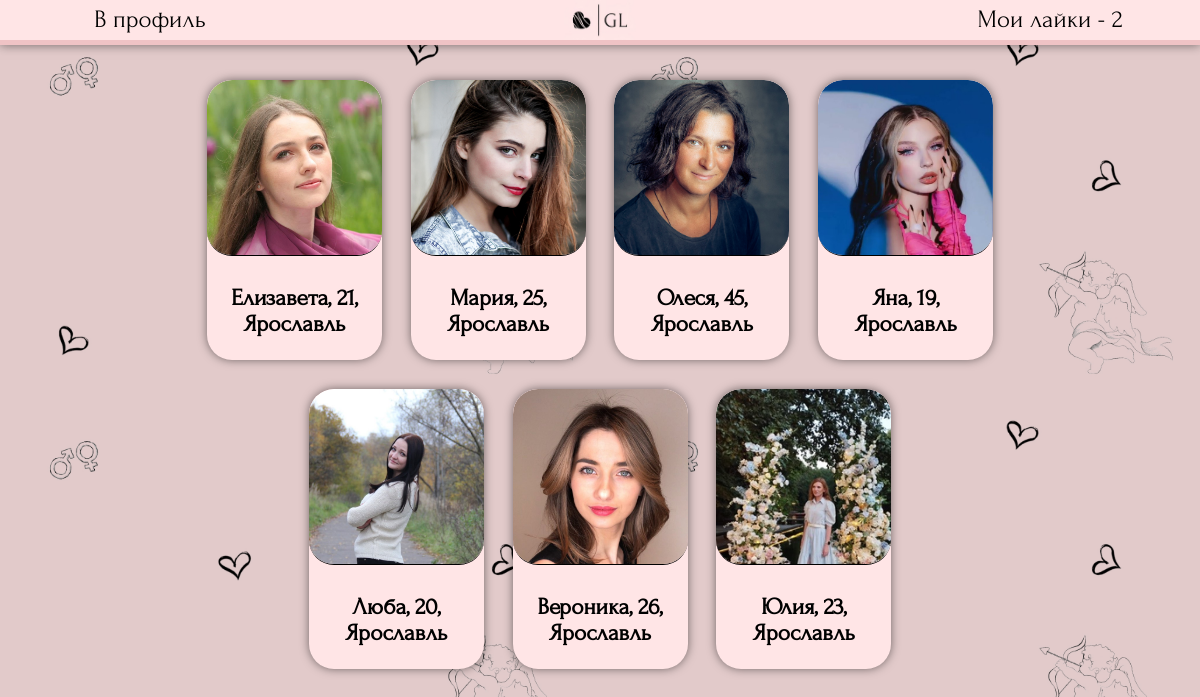
The page /searching/ (signed in) on the database its author committed.
### searching/models.py (models this page shows, shortened)
class Profile(models.Model):
    genders = (
        ('Парень', 'Парень'),
        ('Девушка', 'Девушка')
    )
    point_of_searching_list = (
        ('Отношения', 'Отношения'),
        ('Свидания', 'Свидания'),
        ('Дружба', 'Дружба'),
        ('Общение', 'Общение'),
    )
    name = models.CharField ('Имя', max_length=50)
    avatar = models.ImageField ('Фото', upload_to='photos/users', default='photos/default_avatar.jpg')
    age = models.IntegerField("Возраст")
    gender = models.CharField ("Пол", choices=genders, max_length=30, default=genders[0])
    point_of_searching = models.CharField ("Цель знакомства", choices=point_of_searching_list, max_length=30, default=point_of_searching_list[0])
    city = models.CharField ('Город', max_length=100, default="Не указано")
    description = models.TextField ('О себе', max_length=300)
    social = models.CharField ('Ссылка на соцсеть', max_length=50, default='@name')
    user = models.OneToOneField(User, verbose_name='Автор анкеты', on_delete=models.CASCADE)
    age_search_min = models.IntegerField("Возраст поиска (от)", default=18)
    age_search_max = models.IntegerField("Возраст поиска (до)", default=100)
    class Meta:
        verbose_name = "Анкета"
        verbose_name_plural = "Анкеты"

### searching/views.py (the view)
# urls.py: path('', views.ProfileViewAllFiltered.as_view(), name='profiles'), #все профили с фильтром
class ProfileViewAllFiltered(View):
    def get(self, request):
        profiles = Profile.objects.all()
        reactions = Reactions.objects.all()
        pairs = NewPair.objects.all()
        profiles_i_liked = []
        for reaction in reactions:
            if reaction.like_sender == request.user:
                profiles_i_liked.append (reaction.like_receiver_profile)
        profiles_we_paired = []
        for pair in pairs:
            if pair.user1 == request.user:
                profiles_we_paired.append (pair.profile2)
            elif pair.user2 == request.user:
                profiles_we_paired.append (pair.profile1)
        unchecked_counter = countUnchecked(request)
        filterinfo = makefilters(request)
        if filterinfo == {}:
            return redirect ('myprofile')
        profiles_filtered = []
        for profile in profiles:
            searching_gender = 'Девушка'
            searching_city = filterinfo['city']
            user_profile = Profile.objects.get(pk=filterinfo['profileid'])
            if filterinfo['gender'] == 'Девушка':
                searching_gender = 'Парень'
            if (profile.gender == searching_gender and
                profile.city == searching_city and
                user_profile.age_search_min<=profile.age<=user_profile.age_search_max and
                not(profile in profiles_i_liked) and not (profile in profiles_we_paired)):
                profiles_filtered.append (profile)
        return render (request, 'searching/searching.html', {'profile_list': profiles_filtered, 'unchecked_counter': unchecked_counter})

### searching/views.py (called while the page is built)
def makefilters(request):
    try:
        profile = Profile.objects.get(user = User.objects.get(username = request.user.username))
        return {'profileid':profile.id,'city':profile.city, 'gender': profile.gender}
    except ObjectDoesNotExist:
        return {}

def countUnchecked(request):
    count = 0
    reactions = Reactions.objects.all()
    pairs = NewPair.objects.all()
    for reaction in reactions:
        if reaction.like_receiver == request.user and not(reaction.viewed):
            count +=1
    for pair in pairs:
        if pair.user1 == request.user and not (pair.viewed1):
            count +=1
        if pair.user2 == request.user and not (pair.viewed2):
            count +=1
    return count

### templates/searching/searching.html (shortened to what this page needs)
{% load static %}
<!DOCTYPE HTML>
<html>
	<head>
        <link rel="stylesheet" href="{% static 'css/searching.css' %}" type="text/css">
    </head>
    <body style="font-size: 20px;">
        <header>
            <button onclick="location.href='/searching/myprofile'">В профиль</button>
            <a class="logocontainer" href="{% url 'profiles' %}"><img class="mainlogo" src='{% static "css/bg_mini.jpg" %}' ></a>
            <button onclick="location.href='{% url 'reactions' %}'">Мои лайки{% if unchecked_counter > 0 %} - {{unchecked_counter}}{% endif %}</button>
        </header>
        <main>
            {% for profile in profile_list %}
            <div class="oneprofile" >
                <div class="profilephoto" >
                    <img src="{{profile.avatar.url}}">
                </div>
                <div class="profiletext" >
                    <a href="{% url 'oneprofile' profile.id %}"><h3>{{profile.name}}, {{profile.age}}, {{profile.city}}</h3></a>
                </div>
            </div>
            {% endfor %}
        </main>
    </body>
</html>

### static/css/searching.css (style rules this page uses)
* { margin: 0; padding: 0; }
html { font-family: "Forum-Regular"; }
body { display: block; background-image: url("darkhearts.jpg"); background-size: 50%; font-family: "Forum-Regular"; margin: 0; font-size: 20px; }
header { z-index: 1; width: 100%; display: flex; float: left; justify-content: space-between; align-items: center; position: fixed; background-color: #FFE5E6; box-shadow: 0px 0px 10px rgba(0, 0, 0, 0.5); border-bottom: 5px solid #EFC3C5; z-index: 1; }
header button { font-size: 25px; height: 30px; line-height: 30px; width: 25%; background-color: rgba(0, 0, 0, 0); border: none; cursor: pointer; }
main { display: flex; justify-content: center; flex-flow: row wrap; float: left; width: 80%; margin: 5.5% 10% 2% 10%; min-height: 94.5%; }
button { font-family: "Forum-Regular"; }
.oneprofile { display: flex; overflow: hidden; justify-content: center; width: 175px; height: 280px; margin: 1.5%; background-color: #FFE5E6; border-radius: 25px; flex-direction: column; box-shadow: 0px 0px 10px rgba(0, 0, 0, 0.5); }
.oneprofile img { margin: 0 auto; text-decoration:none; color: black; height: auto; width: 175px; height: 175px; object-fit: cover; border-radius: 25px; border-bottom: 1px solid; }
.oneprofile a { text-align: center; text-decoration:none; color: black; }
.profilephoto { width: 100%; }
.profiletext { display: flex; justify-content: center; align-items: center; height: 100%; }
.mainlogo { max-width: 100%; cursor: pointer; }
.logocontainer { max-width: 6%; display: flex; justify-self: center; }

### rows shown on the page
Profile: avatar (picture), name "Елизавета", age "21", city "Ярославль"
Profile: avatar (picture), name "Мария", age "25", city "Ярославль"
Profile: avatar (picture), name "Олеся", age "45", city "Ярославль"
Profile: avatar (picture), name "Яна", age "19", city "Ярославль"
Profile: avatar (picture), name "Люба", age "20", city "Ярославль"
Profile: avatar (picture), name "Вероника", age "26", city "Ярославль"
Profile: avatar (picture), name "Юлия", age "23", city "Ярославль"

### other values the page prints
{{ unchecked_counter }} "2"
